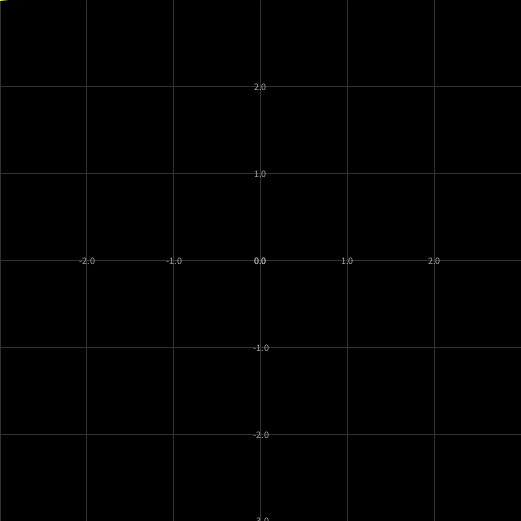
Frame 1 (no input)
Frame 60 (the mouse pressed at the canvas centre just before this capture): identical to frame 1, image omitted
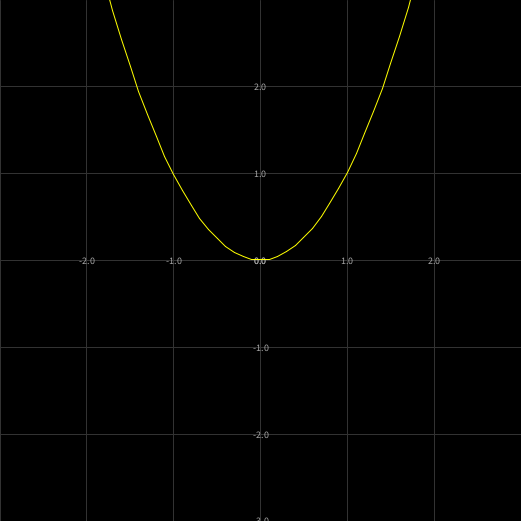
Frame 120 (the mouse held since frame 60 and released just before this capture)

The Processing sketch that drew these frames (run headless with seeded random() and noise(); from frame 60 on, the mouse is pressed at the canvas centre):

// Processing sketch: parabola
// ── parabola.pde
//float pixelsPerUnit = 40;
float xMin=-3;
float xMax=3;
float yMin=-3;
float yMax=3; 
float tickSize=1;
float h=0; 
float k=0;
void setup() {
  size(521, 521);
}

void draw() {
  background(0);
  drawGrid();
  drawCords();
  h=cartesianX(mouseX);
  k=cartesianY(mouseY);
  drawParabola();
}
float screenX(float x_) {
  return (x_-xMin)/(xMax-xMin)*width;
}
float screenY(float y_) {
  return (yMax-y_)/(yMax-yMin)*height;
}
float cartesianX(float x) {
  return ((float) x) / width * (xMax - xMin) + xMin;
}
float cartesianY(float y) {
  return yMax - ((float) y) / height * (yMax - yMin);
}
void drawGrid() {
  strokeWeight(1);
  //stroke(random(0, 255), random(0, 255), random(0, 255));
  stroke(50);
  float x_ = xMin;
  float y_ = yMin;

  while (x_<xMax) {
    line(screenX(x_), 0, screenX(x_), height);
    x_ += tickSize;
  }
  while (y_<yMax) {
    line(0, screenY(y_), width, screenY(y_));
    y_ += tickSize;
  }
}
void drawCords() {
  float txtSize=10;
  textSize(txtSize);
  float x_ = xMin+tickSize;
  float y_ = yMin;
  fill(165);
  while (x_<xMax) {
    String label= ""+x_;
    text(label, screenX(x_)-textWidth(label)/2, screenY(0)+txtSize/3);
    x_ += tickSize;
  }
  while (y_<yMax) {
    String label=""+y_;
    text(label, screenX(0)-textWidth(label)/2, screenY(y_)+txtSize/3);
    y_ += tickSize;
  }
}

void drawParabola() {
  float previousX=xMin;
  float previousY=computeY(previousX);
  for (float x_=xMin;x_<xMax;x_+=.1) {
    float y_=computeY(x_);

    stroke(255, 255, 0);
    line(screenX(x_), screenY(y_), screenX(previousX), screenY(previousY));
    previousX=x_;
    previousY=y_;
  }
}
float computeY(float x_){
  float a=1;
  return a*(x_-h)*(x_-h)+k;
}
